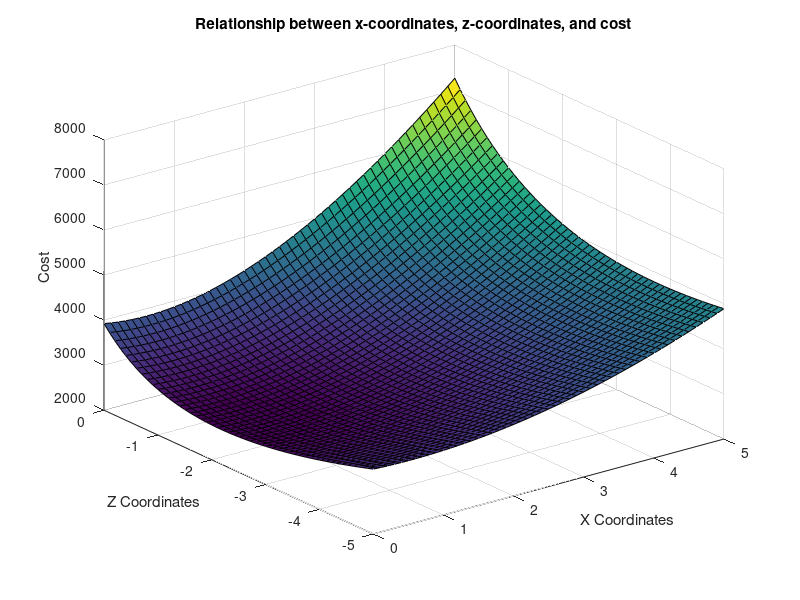

Source code (MATLAB):
% EA 2 Design Project 1 Problem 2
% Michael Hsu
% NetID: mkh3212

% Initialize
x = 0:0.1:5;
z = 0:-0.1:-5;
y = 0;
AC = [-3 4 -2];
AD = [-2 4 3];
AB = zeros(1, 3);
eAC = 1/norm(AC) * AC;
eAD = 1/norm(AD) * AD;
tAB = zeros(1,961);
lengthAB = zeros(1,length(x) * length(z));
cost = zeros(length(x), length(z));
costs = zeros(length(x), length(z));
realCost = [];
X = [];
Z = [];
aug = zeros(3, 4);
index = 0;
count = 0;

% Error checks
if(~isvector(x) || ~isvector(z))
    error('Make sure x and z are vectors');
end
if(length(x) ~= length(z))
   error('Lengths of x and z vectors have to be the same'); 
end

% x has to be equal to or larger than zero
for ii = 1:length(x)
    for jj = 1:length(z)
        index = index + 1;
        
        AB = [x(ii) y+4 z(jj)];
        eAB = 1/norm(AB) * AB;
        
        aug = [eAC(1) eAD(1) eAB(1) 0;
               eAC(2) eAD(2) eAB(2) 981;
               eAC(3) eAD(3) eAB(3) 0];
        aug = rref(aug);
        
        % Vector of tension forces, corresponding lengths, and cost (for
        % min cost)
        tAB(index) = aug(3, 4);
        lengthAB(index) = norm(AB);
        cost(index, index) = tAB(index) * lengthAB(index);
        
        % To find x and z value at min cost
        if(cost(index, index) >= 0 && tAB(index) <= 981)
            count = count + 1;
            realCost(count) = cost(index, index);
            X(count) = x(ii);
            Z(count) = z(jj);
        end
        
        % Cost (for graph) is tension * length
        costs(ii, jj) = aug(3,4) * norm(AB);
    end
end

% Find the minimum cost, then find the x and z values for that min cost
minimum = min(min(costs));
ind = find(realCost == minimum,1);
fprintf('Minimum cost: $%.2f\nX location: %.2f\nZ location: %.2f\n', minimum, X(ind), Z(ind));

figure;
surf(x, z, costs);
title('Relationship between x-coordinates, z-coordinates, and cost');
xlabel('X Coordinates');
ylabel('Z Coordinates');
zlabel('Cost');